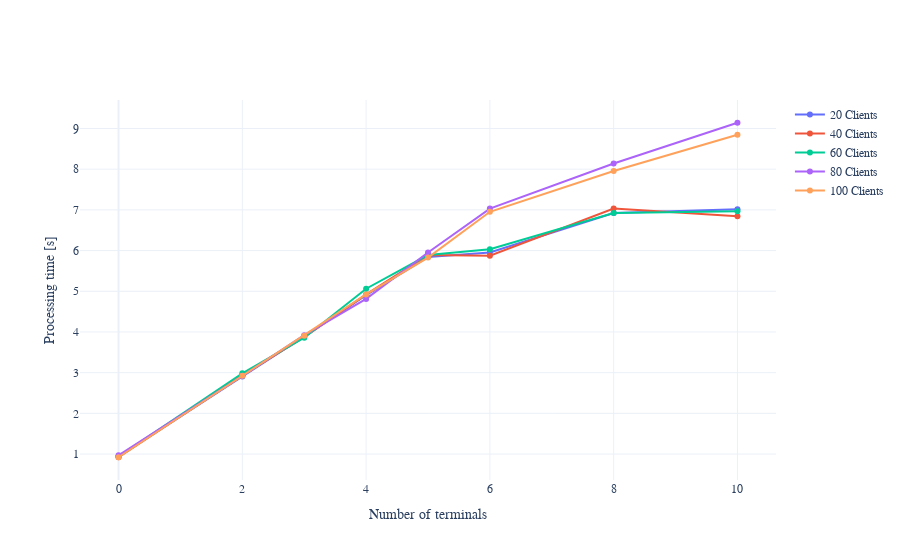

Notebook cell for this chart:
### Code cell
df_dict_process_time = pd.DataFrame(dict_process_time).T.rename(dict_index_names, axis = 1)
fig = go.Figure()
for i in df_dict_process_time.columns:
    fig.add_trace(go.Scatter(y = df_dict_process_time[i], x = df_dict_process_time.index, name = f"{i} Clients"))
fig.update_xaxes(title = "Number of terminals")
fig.update_yaxes(title = "Processing time [s]")
fig.show()

### Figure 1 — Plotly figure (JSON) as saved in the notebook; plotly's stock layout.template omitted (floating-point values rounded to 4 significant figures)
{"data": [{"name": "20 Clients", "type": "scatter", "x": [0, 2, 3, 4, 5, 6, 8, 10], "y": [0.9375, 2.906, 3.891, 4.906, 5.844, 5.953, 6.922, 7.016]}, {"name": "40 Clients", "type": "scatter", "x": [0, 2, 3, 4, 5, 6, 8, 10], "y": [0.9219, 2.938, 3.875, 4.922, 5.891, 5.875, 7.031, 6.844]}, {"name": "60 Clients", "type": "scatter", "x": [0, 2, 3, 4, 5, 6, 8, 10], "y": [0.9375, 2.984, 3.859, 5.062, 5.891, 6.031, 6.922, 6.969]}, {"name": "80 Clients", "type": "scatter", "x": [0, 2, 3, 4, 5, 6, 8, 10], "y": [0.9688, 2.922, 3.922, 4.812, 5.953, 7.031, 8.141, 9.141]}, {"name": "100 Clients", "type": "scatter", "x": [0, 2, 3, 4, 5, 6, 8, 10], "y": [0.9219, 2.922, 3.906, 4.922, 5.828, 6.953, 7.953, 8.844]}], "layout": {"xaxis": {"title": {"text": "Number of terminals"}}, "yaxis": {"title": {"text": "Processing time [s]"}}}}
